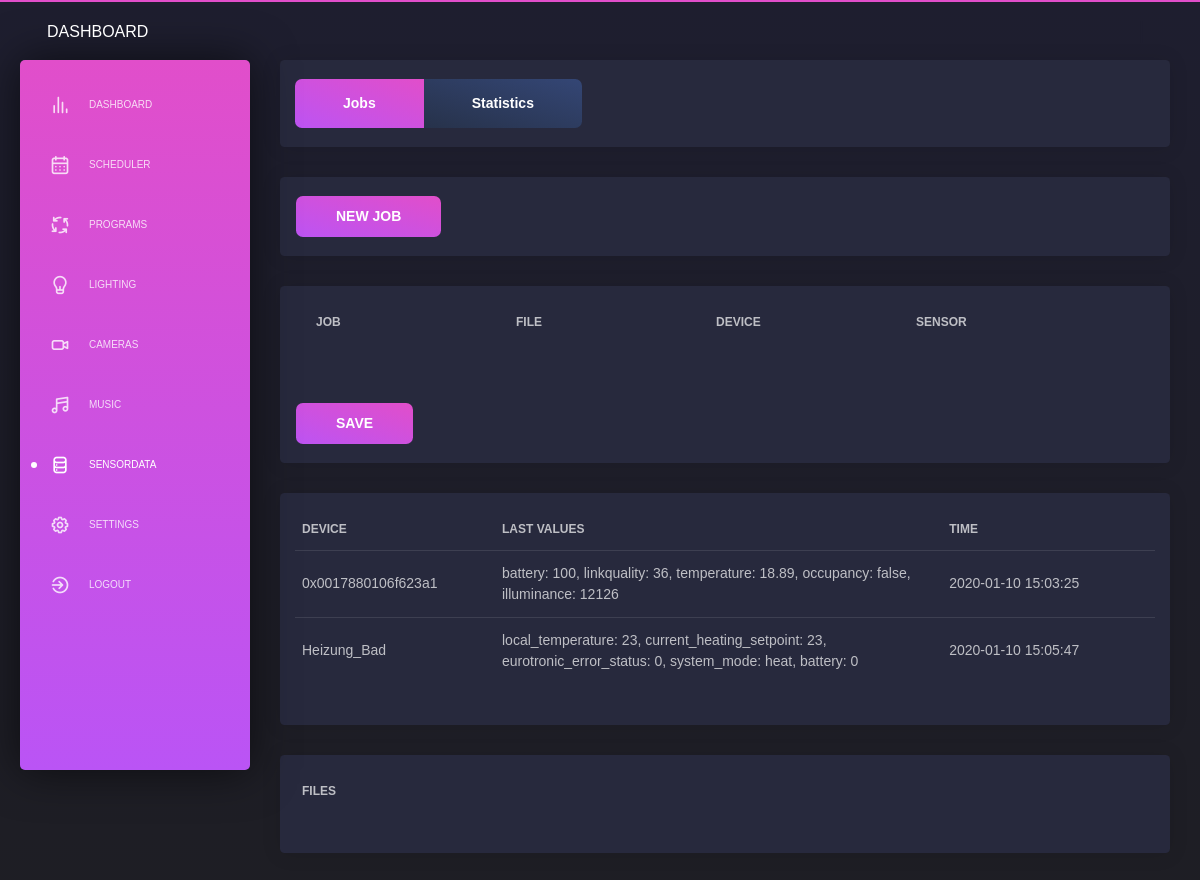
The app's page /sensordata/jobs (signed in) with its own data.
### app/database/models.py (models this page shows)
class Devices(db.Model):
    __tablename__ = 'devices'
    id                            = db.Column(db.Integer, primary_key=True, autoincrement = True)
    name                          = db.Column(db.String(50), unique=True)
    gateway                       = db.Column(db.String(50))
    ieeeAddr                      = db.Column(db.String(50), unique=True)
    model                         = db.Column(db.String(50))
    device_type                   = db.Column(db.String(50))
    description                   = db.Column(db.String(200))
    input_values                  = db.Column(db.String(200))
    input_events                  = db.Column(db.String(200))
    commands                      = db.Column(db.String(200))
    commands_json                 = db.Column(db.String(200))
    last_contact                  = db.Column(db.String(50))
    last_values_json              = db.Column(db.String(200))
    last_values_string            = db.Column(db.String(200))
    exception_option              = db.Column(db.String(50), server_default=("None"))
    exception_setting             = db.Column(db.String(50), server_default=("None"))
    exception_sensor_ieeeAddr     = db.Column(db.String(50), server_default=("None"))
    exception_sensor_input_values = db.Column(db.String(50), server_default=("None"))
    exception_value_1             = db.Column(db.String(50), server_default=("None"))
    exception_value_2             = db.Column(db.String(50), server_default=("None"))
    exception_value_3             = db.Column(db.String(50), server_default=("None"))

### app/sites/sensordata_jobs.py (the view, shortened to what this page needs)
@app.route('/sensordata/jobs', methods=['GET', 'POST'])
@login_required
@permission_required
def sensordata_jobs():
    page_title       = 'Smarthome | Sensordata | Jobs'
    page_description = 'The sensordata jobs configuration page.'
    success_message_change_settings = []
    error_message_change_settings   = []
    success_message_add_job         = False
    error_message_add_job           = []
    error_message_datafile          = ""
    if session.get('delete_job_success', None) != None:
        success_message_change_settings.append(session.get('delete_job_success'))
        session['delete_job_success'] = None
    if session.get('delete_job_error', None) != None:
        error_message_change_settings.append(session.get('delete_job_error'))
        session['delete_job_error'] = None
    if session.get('error_download_datafile', None) != None:
        error_message_datafile = session.get('error_download_datafile')
        session['error_download_datafile'] = None
    """ ######### """
    """  add job  """
    """ ######### """
    if request.form.get("add_sensordata_job") != None:
        result = ADD_SENSORDATA_JOB()
        if result != True:
            error_message_add_job.append(result)
        else:
            success_message_add_job = True
    """ ############ """
    """  table jobs  """
    """ ############ """
    list_sensordata_jobs  = GET_ALL_SENSORDATA_JOBS()
    dropdown_list_devices = GET_ALL_DEVICES("sensors")
    list_sensordata_files = GET_SENSORDATA_FILES()
    list_sensors          = GET_ALL_DEVICES("sensors")
    data = {'navigation': 'sensordata'}
    timestamp = str(datetime.datetime.now().strftime("%Y-%m-%d %H:%M:%S"))
    try:
        device_1_input_values = "Sensor,------------------," + GET_DEVICE_BY_ID(1).input_values
        device_1_input_values = device_1_input_values.replace(" ", "")
    except:
        device_1_input_values = ""
    try:
        device_2_input_values = "Sensor,------------------," + GET_DEVICE_BY_ID(2).input_values
        device_2_input_values = device_2_input_values.replace(" ", "")
    except:
        device_2_input_values = ""
    try:
        device_3_input_values = "Sensor,------------------," + GET_DEVICE_BY_ID(3).input_values
        device_3_input_values = device_3_input_values.replace(" ", "")
    except:
        device_3_input_values = ""
    try:
        device_4_input_values = "Sensor,------------------," + GET_DEVICE_BY_ID(4).input_values
        device_4_input_values = device_4_input_values.replace(" ", "")
    except:
        device_4_input_values = ""
    try:
        device_5_input_values = "Sensor,------------------," + GET_DEVICE_BY_ID(5).input_values
        device_5_input_values = device_5_input_values.replace(" ", "")
    except:
        device_5_input_values = ""
    try:
        device_6_input_values = "Sensor,------------------," + GET_DEVICE_BY_ID(6).input_values
        device_6_input_values = device_6_input_values.replace(" ", "")
    except:
        device_6_input_values = ""
    try:
        device_7_input_values = "Sensor,------------------," + GET_DEVICE_BY_ID(7).input_values
        device_7_input_values = device_7_input_values.replace(" ", "")
    except:
        device_7_input_values = ""
    try:
        device_8_input_values = "Sensor,------------------," + GET_DEVICE_BY_ID(8).input_values
        device_8_input_values = device_8_input_values.replace(" ", "")
    except:
        device_8_input_values = ""
    try:
        device_9_input_values = "Sensor,------------------," + GET_DEVICE_BY_ID(9).input_values
        device_9_input_values = device_9_input_values.replace(" ", "")
    except:
        device_9_input_values = ""
    try:
        device_10_input_values = "Sensor,------------------," + GET_DEVICE_BY_ID(10).input_values
        device_10_input_values = device_10_input_values.replace(" ", "")
    except:
        device_10_input_values = ""
    try:
        device_11_input_values = "Sensor,------------------," + GET_DEVICE_BY_ID(11).input_values
        device_11_input_values = device_11_input_values.replace(" ", "")
    except:
        device_11_input_values = ""
    try:
        device_12_input_values = "Sensor,------------------," + GET_DEVICE_BY_ID(12).input_values
        device_12_input_values = device_12_input_values.replace(" ", "")
    except:
        device_12_input_values = ""
    try:
        device_13_input_values = "Sensor,------------------," + GET_DEVICE_BY_ID(13).input_values
        device_13_input_values = device_13_input_values.replace(" ", "")
    except:
        device_13_input_values = ""
    try:
        device_14_input_values = "Sensor,------------------," + GET_DEVICE_BY_ID(14).input_values
        device_14_input_values = device_14_input_values.replace(" ", "")
    except:
        device_14_input_values = ""
    try:
        device_15_input_values = "Sensor,------------------," + GET_DEVICE_BY_ID(15).input_values
        device_15_input_values = device_15_input_values.replace(" ", "")
    except:
        device_15_input_values = ""
    try:
        device_16_input_values = "Sensor,------------------," + GET_DEVICE_BY_ID(16).input_values
        device_16_input_values = device_16_input_values.replace(" ", "")
    except:
        device_16_input_values = ""
    try:
        device_17_input_values = "Sensor,------------------," + GET_DEVICE_BY_ID(17).input_values
        device_17_input_values = device_17_input_values.replace(" ", "")
    except:
        device_17_input_values = ""
    try:
        device_18_input_values = "Sensor,------------------," + GET_DEVICE_BY_ID(18).input_values
        device_18_input_values = device_18_input_values.replace(" ", "")
    except:
        device_18_input_values = ""
    try:
        device_19_input_values = "Sensor,------------------," + GET_DEVICE_BY_ID(19).input_values
        device_19_input_values = device_19_input_values.replace(" ", "")
    except:
        device_19_input_values = ""
    try:
        device_20_input_values = "Sensor,------------------," + GET_DEVICE_BY_ID(20).input_values
        device_20_input_values = device_20_input_values.replace(" ", "")
    except:
        device_20_input_values = ""
    try:
        device_21_input_values = "Sensor,------------------," + GET_DEVICE_BY_ID(21).input_values
        device_21_input_values = device_21_input_values.replace(" ", "")
    except:
        device_21_input_values = ""
    try:
        device_22_input_values = "Sensor,------------------," + GET_DEVICE_BY_ID(22).input_values
        device_22_input_values = device_22_input_values.replace(" ", "")
    except:
        device_22_input_values = ""
    try:
        device_23_input_values = "Sensor,------------------," + GET_DEVICE_BY_ID(23).input_values
        device_23_input_values = device_23_input_values.replace(" ", "")
    except:
        device_23_input_values = ""
    try:
        device_24_input_values = "Sensor,------------------," + GET_DEVICE_BY_ID(24).input_values
        device_24_input_values = device_24_input_values.replace(" ", "")
    except:
        device_24_input_values = ""
    try:
        device_25_input_values = "Sensor,------------------," + GET_DEVICE_BY_ID(25).input_values
        device_25_input_values = device_25_input_values.replace(" ", "")
    except:
        device_25_input_values = ""
    return render_template('layouts/default.html',
                            data=data,
                            title=page_title,
                            description=page_description,
                            content=render_template( 'pages/sensordata_jobs.html',
                                                    success_message_change_settings=success_message_change_settings,
                                                    error_message_change_settings=error_message_change_settings,
                                                    success_message_add_job=success_message_add_job,
                                                    error_message_add_job=error_message_add_job,
                                                    error_message_datafile=error_message_datafile,
                                                    list_sensordata_jobs=list_sensordata_jobs,
                                                    dropdown_list_devices=dropdown_list_devices,
                                                    list_sensordata_files=list_sensordata_files,
                                                    list_sensors=list_sensors,
                                                    device_1_input_values=device_1_input_values,
                                                    device_2_input_values=device_2_input_values,
                                                    device_3_input_values=device_3_input_values,
                                                    device_4_input_values=device_4_input_values,
                                                    device_5_input_values=device_5_input_values,
                                                    device_6_input_values=device_6_input_values,
                                                    device_7_input_values=device_7_input_values,
                                                    device_8_input_values=device_8_input_values,
                                                    device_9_input_values=device_9_input_values,
                                                    device_10_input_values=device_10_input_values,
                                                    device_11_input_values=device_11_input_values,
                                                    device_12_input_values=device_12_input_values,
                                                    device_13_input_values=device_13_input_values,
                                                    device_14_input_values=device_14_input_values,
                                                    device_15_input_values=device_15_input_values,
                                                    device_16_input_values=device_16_input_values,
                                                    device_17_input_values=device_17_input_values,
                                                    device_18_input_values=device_18_input_values,
                                                    device_19_input_values=device_19_input_values,
                                                    device_20_input_values=device_20_input_values,
                                                    device_21_input_values=device_21_input_values,
                                                    device_22_input_values=device_22_input_values,
                                                    device_23_input_values=device_23_input_values,
                                                    device_24_input_values=device_24_input_values,
                                                    device_25_input_values=device_25_input_values,
                                                    timestamp=timestamp,
                                                    )
                           )

### app/templates/pages/sensordata_jobs.html (shortened to what this page needs)
      <div class="content">
        <div class="row">
          <div class="col-md-12">
            <div class="card ">
              <div class="card-footer">
                <div class="btn-group flex-wrap" role="group" aria-label="Basic example">
                  <a href="/sensordata/jobs" class="btn btn-primary btn-lg" role="button" aria-pressed="true">Jobs</a>
                  <a href="/sensordata/statistics" class="btn btn-secondary btn-lg" role="button" aria-pressed="true">Statistics</a>
                </div>
              </div>
            </div>
            <div class="card">
              <form method="POST">
                <div class="card-footer">
                  <button type="submit" onclick="window.location.href='/sensordata/jobs#'" name="add_sensordata_job" class="btn btn-fill btn-primary">NEW JOB</button>
                </div>
              </form>
            </div>
            <div class="card ">
              <form method="POST">
                <div class="card-body">
                  <div class="table-responsive">
                    <table class="table tablesorter">
                      <thead>
                        <th scope="col" style="width:3%"></th>
                        <th scope="col" style="width:18%" class="minwidth_200">Job</th>
                        <th scope="col" style="width:18%" class="minwidth_200">File</th>
                        <th scope="col" style="width:18%" class="minwidth_200">Device</th>
                        <th scope="col" style="width:18%" class="minwidth_200">Sensor</th>
                        <th></th>
                        <th scope="col" style="width:15%" class="minwidth_100"></th>
                      </thead>
                    </table>
                  </div>
                </div>
                <div class="card-footer">
                  <button type="submit" onclick="window.location.href='/sensordata/jobs#table_sensordata_jobs'" name="save_sensordata_jobs_settings" class="btn btn-fill btn-primary">SAVE</button>
                </div>
              </form>
            </div>
            <div class="card ">
              <div class="card-body">
                <div class="table-responsive">
                  <table class="table tablesorter">
                    <thead>
                      <th scope="col" style="width:20%" class="minwidth_200">Device</th>
                      <th scope="col" style="width:55%" class="minwidth_300">Last values</th>
                      <th scope="col" style="width:25%" class="minwidth_200">Time</th>
                    </thead>
                    <tbody>
                      {% for entry in list_sensors %}
                      <tr>
                        <td>
                          {{ entry.name }}
                        </td>
                        <td>
                          {{ entry.last_values_string }}
                        </td>
                        <td>
                          {{ entry.last_contact }}
                        </td>
                      </tr>
                      {% endfor %}
                    </tbody>
                  </table>
                </div>
              </div>
            </div>
            <div class="card ">
              <div class="card-body">
                {% if list_plants_datafiles != "No Files founded" %}
                  <div class="table-responsive">
                    <table class="table tablesorter">
                      <thead>
                        <th scope="col" style="width:77%" class="minwidth_200">Files</th>
                        <th scope="col" style="width:10%"></th>
                        <th scope="col" style="width:10%"></th>
                      </thead>
                    </table>
                  </div>
                {% else %}
                  {{ list_sensordata_files }}
                {% endif %}
              </div>
            </div>
          </div>
        </div>
      </div>

### records on screen
Devices: name "0x0017880106f623a1", last_values_string "battery: 100, linkquality: 36, temperature: 18.89, occupancy: false, illuminance: 12126", last_contact "2020-01-10 15:03:25"
Devices: name "Heizung_Bad", last_values_string "local_temperature: 23, current_heating_setpoint: 23, eurotronic_error_status: 0, system_mode: heat, battery: 0", last_contact "2020-01-10 15:05:47"
